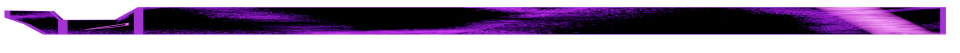
#> input picture thesystem/alt_bottom_bar/0004.png, 1920 x 106 px (shown at 1/2 size); its folder holds 4 pictures in this run
$ python resize.py
#> lines starting #> are read from the running program, lines starting #| are printed output that depends on the picture
import os
from PIL import Image

# Path to your folder
folder_path = "thesystem/alt_bottom_bar"

resize_factor = 0.7

# Loop through all files in the folder
for filename in os.listdir(folder_path):
    if filename.endswith(".png"):
        img_path = os.path.join(folder_path, filename)

        # Open the image
        with Image.open(img_path) as img:
            # Calculate the new size
#> img is the input picture: PIL image 1920x106 RGBA; mean R, G, B, A 29.4, 8.5, 39.2, 122.3
            new_width = int(img.width * resize_factor)
#> new_width = 1344
            new_height = img.height  # Keep the height unchanged
#> new_height = 106

            # Resize the image
            resized_img = img.resize((new_width, new_height), Image.Resampling.LANCZOS)
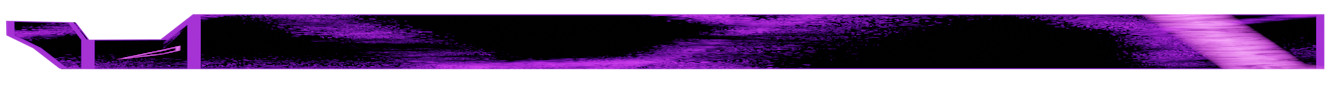
#> resized_img: PIL image 1344x106 RGBA; mean R, G, B, A 29.5, 8.4, 39, 122.3; transparent parts drawn white

            # Save the resized image (overwriting the original)
            resized_img.save(img_path)
#> pass 2 of the loop `for filename in os.listdir(folder_path):`:
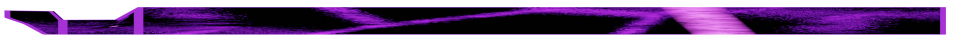
#> input picture thesystem/alt_bottom_bar/0030.png, 1920 x 106 px (shown at 1/2 size)
#> img is the input picture: PIL image 1920x106 RGBA; mean R, G, B, A 33.6, 8.9, 45.7, 122.3
#> `resized_img = img.resize((new_width, new_height), Image.Resampling.LAN..`:
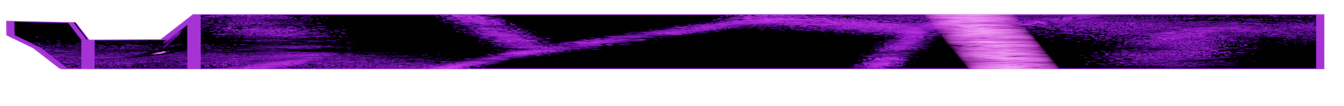
#> resized_img: PIL image 1344x106 RGBA; mean R, G, B, A 33.7, 8.8, 45.6, 122.3; transparent parts drawn white
#> pass 3 of the loop `for filename in os.listdir(folder_path):`:
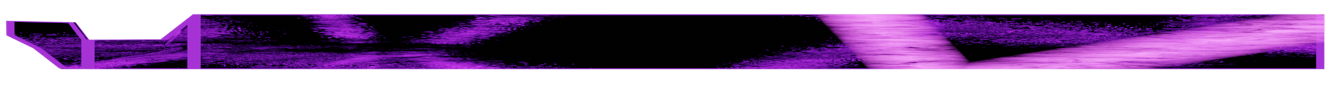
#> input picture thesystem/alt_bottom_bar/0051.png, 1344 x 106 px
#> img is the input picture: PIL image 1344x106 RGBA; mean R, G, B, A 42.8, 15.5, 52.7, 122.3
#> `resized_img = img.resize((new_width, new_height), Image.Resampling.LAN..`:
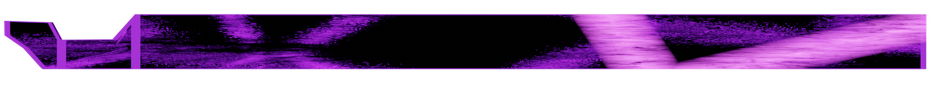
#> resized_img: PIL image 940x106 RGBA; mean R, G, B, A 42.9, 15.5, 52.8, 122.3; transparent parts drawn white
#> the loop made 4 passes; the first 3 are shown

print("All images have been resized and replaced.")
